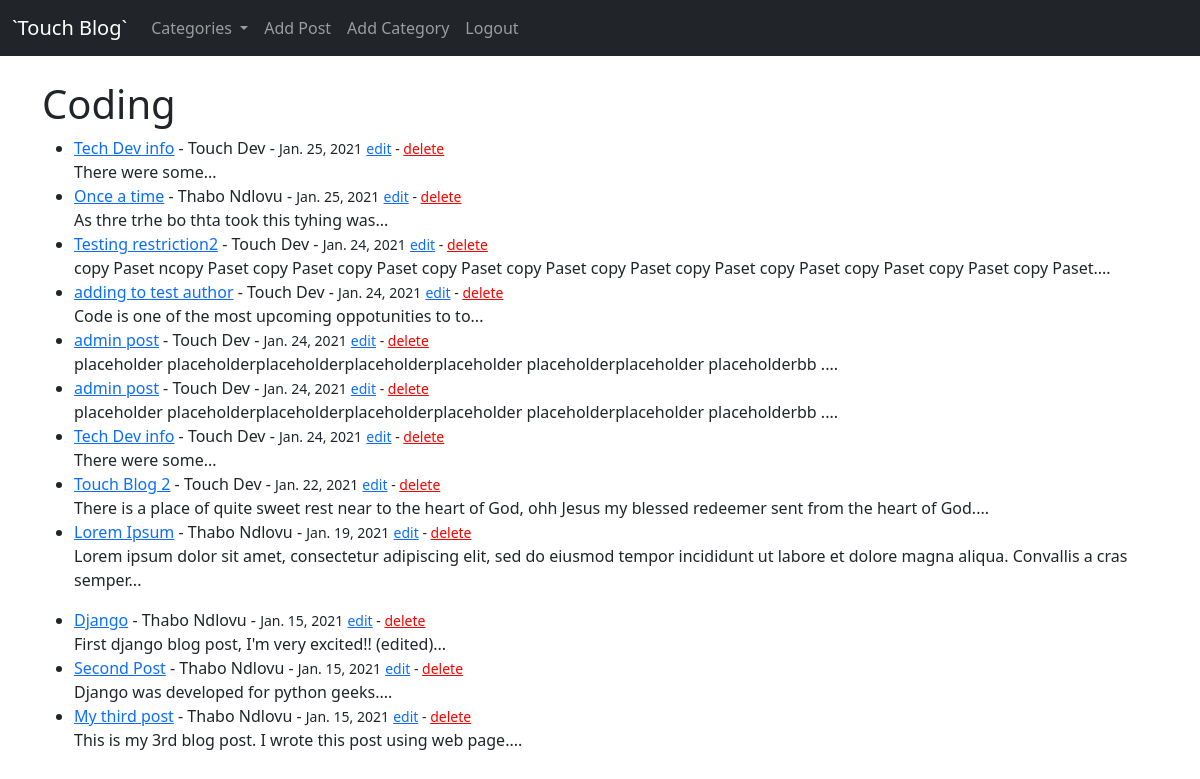
The app's page /blog/category/coding/ (signed in) with its own data.
### blog/models.py (models this page shows, shortened)
class Post(models.Model):
    title = models.CharField(max_length=255)
    author = models.ForeignKey(User, on_delete=models.CASCADE)
    body = models.TextField()
    post_date = models.DateField(auto_now_add=True)
    category = models.CharField(max_length=255, default='coding')
    likes = models.ManyToManyField(User, related_name="blog_posts")

### blog/views.py (the view)
# urls.py: path('category/<str:cats>/', CategoryView, name="category"),
def CategoryView(request, cats):
	category_posts = Post.objects.filter(category=cats.replace('-',' ')).order_by('-post_date')
	cat_menu = Category.objects.all()             # so as to render the category nav-link in this page
	context = {'cats':cats.title().replace('-',' '), 'category_posts':category_posts, 'cat_menu':cat_menu}
	return render(request, 'categories.html', context)

### blog/models.py (called while the page is built)
	def __str__(self):
		return self.name

### blog/templates/categories.html (shortened to what this page needs)
{% extends 'base.html' %}
{% block content %}
{% if category_posts %}
    <h1>{{ cats }} </h1>
	<ul>
		{% for post in category_posts %}
			<li>
				<a href="{% url 'article' post.pk %}">{{ post.title }}</a>
				 - {{ post.author.first_name }} {{ post.author.last_name }} - <small>{{ post.post_date }}</small>
				 <small>
					{% if user.is_authenticated %}
					<a href="{% url 'update_post' post.pk %}">edit</a> -
					<a style="color: red;" href="{% url 'delete_post' post.pk %}">delete</a>
					{% endif %}
				 </small>
				 <br>
				{{ post.body|slice:":150"|safe }}...
				</li>
		{% endfor %}
	</ul>
{% else %}
	<h3 style="color:red; text-align:center; margin-top:200px;">Sorry this page does not exist..</h3>
{% endif %}
{% endblock %}

### records on screen
Post: title "Tech Dev info", author.first_name "Touch", author.last_name "Dev", post_date "Jan. 25, 2021", body "There were some"
Post: title "Once a time", author.first_name "Thabo", author.last_name "Ndlovu", post_date "Jan. 25, 2021", body "As thre trhe bo thta took this tyhing was"
Post: title "Testing restriction2", author.first_name "Touch", author.last_name "Dev", post_date "Jan. 24, 2021", body "copy Paset ncopy Paset copy Paset copy Paset copy Paset copy Paset copy Paset copy Paset copy Paset copy Paset copy Paset copy Paset."
Post: title "adding to test author", author.first_name "Touch", author.last_name "Dev", post_date "Jan. 24, 2021", body "Code is one of the most upcoming oppotunities to to"
Post: title "admin post", author.first_name "Touch", author.last_name "Dev", post_date "Jan. 24, 2021", body "placeholder placeholderplaceholderplaceholderplaceholder placeholderplaceholder placeholderbb ."
Post: title "admin post", author.first_name "Touch", author.last_name "Dev", post_date "Jan. 24, 2021", body "placeholder placeholderplaceholderplaceholderplaceholder placeholderplaceholder placeholderbb ."
Post: title "Tech Dev info", author.first_name "Touch", author.last_name "Dev", post_date "Jan. 24, 2021", body "There were some"
Post: title "Touch Blog 2", author.first_name "Touch", author.last_name "Dev", post_date "Jan. 22, 2021", body "There is a place of quite sweet rest near to the heart of God, ohh Jesus my blessed redeemer sent from the heart of God."
Post: title "Lorem Ipsum", author.first_name "Thabo", author.last_name "Ndlovu", post_date "Jan. 19, 2021", body "Lorem ipsum dolor sit amet, consectetur adipiscing elit, sed do eiusmod tempor incididunt ut labore et dolore magna aliqua. Convallis a cras semper"
Post: title "Django", author.first_name "Thabo", author.last_name "Ndlovu", post_date "Jan. 15, 2021", body "First django blog post, I'm very excited!! (edited)"
Post: title "Second Post", author.first_name "Thabo", author.last_name "Ndlovu", post_date "Jan. 15, 2021", body "Django was developed for python geeks."
Post: title "My third post", author.first_name "Thabo", author.last_name "Ndlovu", post_date "Jan. 15, 2021", body "This is my 3rd blog post. I wrote this post using web page."

### other values on screen
{{ cats }} "Coding"
